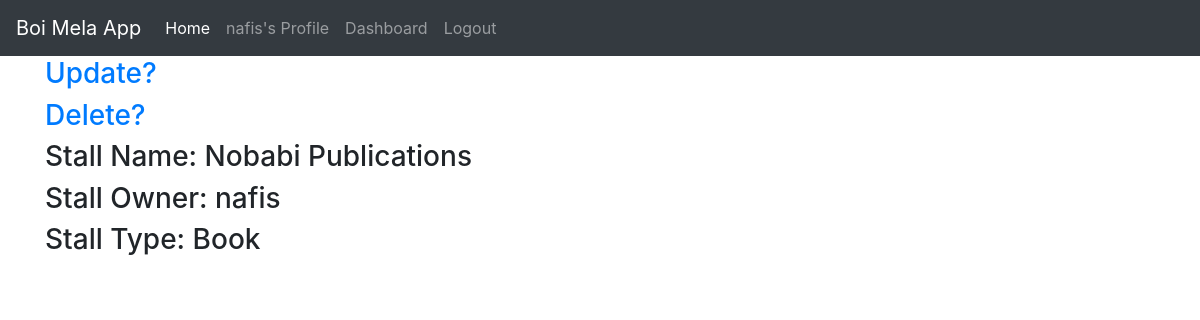
The page /stall/15/ (signed in) on the database its author committed.
### boimelaApp/models.py (models this page shows, shortened)
class Stall(models.Model):
    BOOK = 'Book'
    FOOD = 'Food'
    STALL_TYPES = (
        (BOOK, 'Book'),
        (FOOD, 'Food'),
    )
    stall_name= models.CharField(max_length=100)
    owner= models.ForeignKey(User, on_delete=models.CASCADE)
    stall_type= models.CharField(max_length=10, choices=STALL_TYPES, default="Type N/A")
    class Meta:
        ordering= ('stall_name',)

### boimelaApp/views.py (the view)
# urls.py: path('stall/<int:pk>/', StallDetailView.as_view(), name='stall-detail'),
class StallDetailView(LoginRequiredMixin, DetailView):
    model= Stall

### boimelaApp/templates/boimelaApp/stall_detail.html
{% extends 'boimelaApp/base.html' %}
{% load static %}
{% block content %}
<a href="{% url 'stall-update' object.id %}"><h3>Update?</h3></a>
<a href="{% url 'stall-delete' object.id %}"><h3>Delete?</h3></a>
<h3>Stall Name: {{ object.stall_name }}</h3>
<h3>Stall Owner: {{ object.owner }}</h3>
<h3>Stall Type: {{ object.stall_type }}</h3>
{% endblock content %}

### boimelaApp/templates/boimelaApp/base.html (shortened to what this page needs)
{% load static %}
<!DOCTYPE html>
<html>
<head>
    <link rel="stylesheet" href="https://maxcdn.bootstrapcdn.com/bootstrap/4.0.0/css/bootstrap.min.css">
</head>
<body>
    <header class="site-header">
      <nav class="navbar navbar-expand-sm bg-dark navbar-dark">
  <a class="navbar-brand" href="#">Boi Mela App</a>
  <div class="collapse navbar-collapse" id="navbarNavAltMarkup">
    <div class="navbar-nav">
      <a class="nav-item nav-link active" href="{% url 'boimelaApp-home' %}">Home <span class="sr-only">(current)</span></a>
      {% if user.is_authenticated %}
      <a class="nav-item nav-link" href="{% url 'profile' %}">{{ user.username }}'s Profile</a>
      <a class="nav-item nav-link" href="{% url 'dashboard' %}">Dashboard</a>
      <a class="nav-item nav-link" href="{% url 'logout' %}">Logout</a>
      {% endif %}
    </div>
  </div>
</nav>
    </header>
    <main role="main" class="container">
      <div class="row">
        <div class="col-md-8">
        </div>
      </div>
      {% block content %}
      {% endblock %}
    </main>
</body>
</html>

### rows shown on the page
Stall: stall_name "Nobabi Publications", owner "nafis", stall_type "Book"

### other values the page prints
{{ user.username }} "nafis"
